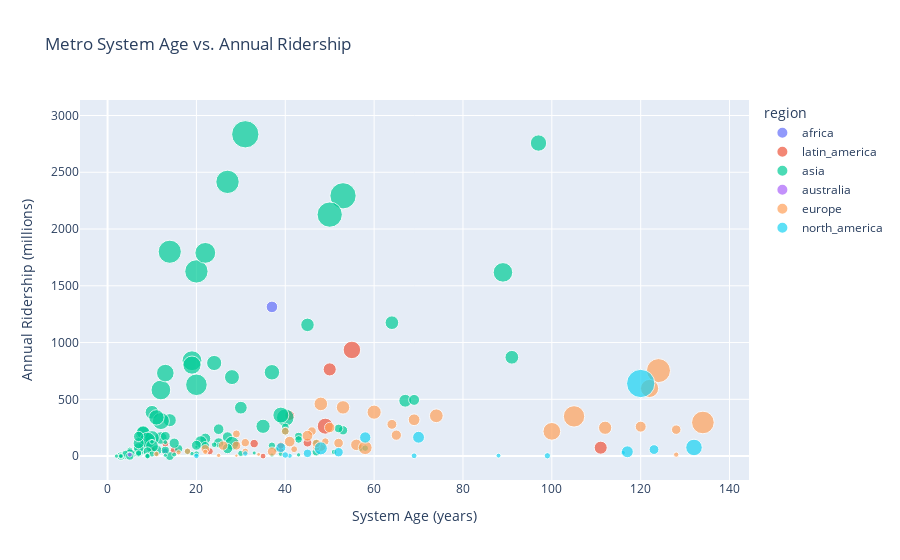

Source (notebook cell):
### Markdown cell above
# 2. Metro System Age vs. Annual Ridership #

### Code cell
import datetime

current_year = datetime.datetime.now().year

Metro_cities['system_age'] = current_year - Metro_cities['year']

fig = px.scatter(Metro_cities, x='system_age', y='annual_ridership_mill',
                 hover_name='city', color='region', size='stations',
                 labels={'system_age': 'System Age (years)',
                         'annual_ridership_mill': 'Annual Ridership (millions)',
                         'stations': 'Number of Stations'},
                 title='Metro System Age vs. Annual Ridership')
fig.show()

### Figure 1 — Plotly figure (JSON) as saved in the notebook; plotly's stock layout.template omitted (floating-point values rounded to 4 significant figures)
{"data": [{"hovertemplate": "<b>%{hovertext}</b><br><br>region=africa<br>System Age (years)=%{x}<br>Annual Ridership (millions)=%{y}<br>Number of Stations=%{marker.size}<extra></extra>", "hovertext": ["Algiers", "Cairo"], "legendgroup": "africa", "marker": {"color": "#636efa", "size": [19, 71], "sizemode": "area", "sizeref": 1.06, "symbol": "circle"}, "mode": "markers", "name": "africa", "orientation": "v", "showlegend": true, "type": "scatter", "x": [13, 37], "xaxis": "x", "y": [45.3, 1314], "yaxis": "y"}, {"hovertemplate": "<b>%{hovertext}</b><br><br>region=latin_america<br>System Age (years)=%{x}<br>Annual Ridership (millions)=%{y}<br>Number of Stations=%{marker.size}<extra></extra>", "hovertext": ["Buenos Aires", "Belo Horizonte", "Brasília", "Porto Alegre", "Recife", "Rio de Janeiro", "Salvador", "São Paulo", "Santiago", "Medellín", "Santo Domingo", "Guadalajara", "Mexico City", "Monterrey", "Panama City", "Lima", "Caracas"], "legendgroup": "latin_america", "marker": {"color": "#EF553B", "size": [90, 19, 27, 22, 28, 41, 19, 91, 136, 27, 34, 18, 163, 38, 29, 26, 52], "sizemode": "area", "sizeref": 1.06, "symbol": "circle"}, "mode": "markers", "name": "latin_america", "orientation": "v", "showlegend": true, "type": "scatter", "x": [111, 38, 23, 39, 39, 45, 10, 50, 49, 29, 15, 35, 55, 33, 10, 13, 41], "xaxis": "x", "y": [74, 54.4, 42.8, 48.1, 93.5, 118.7, 62, 763.6, 263.4, 115.4, 49.6, 0, 935.2, 109.9, 49.9, 110.4, 358], "yaxis": "y"}, {"hovertemplate": "<b>%{hovertext}</b><br><br>region=asia<br>System Age (years)=%{x}<br>Annual Ridership (millions)=%{y}<br>Number of Stations=%{marker.size}<extra></extra>", "hovertext": ["Yerevan", "Baku", "Beijing", "Changchun", "Changsha", "Changzhou", "Chengdu", "Chongqing", "Dalian", "Dongguan", "Foshan", "Fuzhou", "Guangzhou", "Guiyang", "Hangzhou", "Harbin", "Hefei", "Hohhot", "Hong Kong", "Jinan", "Kunming", "Lanzhou", "Luoyang", "Nanchang", "Nanjing", "Nanning", "Ningbo", "Qingdao", "Shanghai", "Shaoxing", "Shenyang", "Shenzhen", "Shijiazhuang", "Suzhou", "Taiyuan", "Tianjin", "Ürümqi", "Wenzhou", "Wuhan", "Wuhu", "Wuxi", "Xiamen", "Xi'an", "Xuzhou", "Zhengzhou", "Tbilisi", "Ahmedabad", "Bengaluru", "Chennai", "Delhi", "Gurgaon", "Hyderabad", "Jaipur", "Kanpur", "Kochi", "Kolkata", "Lucknow", "Mumbai", "Nagpur", "Noida", "Pune", "Jakarta", "Isfahan", "Mashhad", "Shiraz", "Tabriz", "Tehran", "Fukuoka", "Hiroshima", "Kobe", "Kyoto", "Nagoya", "Osaka", "Sapporo", "Sendai", "Tokyo", "Tokyo", "Tokyo", "Yokohama", "Yokohama", "Almaty", "Pyongyang", "Busan", "Daegu", "Daejeon", "Gwangju", "Incheon", "Seoul", "Seoul", "Seoul", "Kuala Lumpur", "Lahore", "Manila", "Manila", "Doha", "Kazan", "Moscow", "Nizhny Novgorod", "Novosibirsk", "Saint Petersburg", "Samara", "Yekaterinburg", "Singapore", "Kaohsiung", "Taipei", "Taichung", "Taoyuan", "Bangkok", "Bangkok", "Adana", "Ankara", "Bursa", "Istanbul", "İzmir", "Dubai", "Tashkent", "Hanoi"], "legendgroup": "asia", "marker": {"color": "#00cc96", "size": [10, 26, 366, 63, 100, 43, 285, 210, 80, 15, 41, 46, 290, 55, 207, 63, 122, 44, 97, 40, 84, 20, 33, 103, 175, 94, 114, 138, 396, 10, 91, 288, 60, 154, 23, 164, 21, 18, 247, 36, 87, 65, 164, 51, 126, 23, 6, 51, 42, 230, 11, 56, 11, 9, 22, 33, 21, 12, 24, 21, 10, 13, 20, 35, 20, 15, 122, 35, 21, 28, 31, 87, 100, 46, 29, 99, 142, 8, 40, 6, 9, 17, 135, 58, 22, 20, 56, 339, 86, 12, 104, 26, 33, 13, 36, 11, 203, 15, 13, 64, 10, 9, 127, 37, 119, 18, 22, 60, 53, 13, 56, 38, 107, 17, 56, 39, 12], "sizemode": "area", "sizeref": 1.06, "symbol": "circle"}, "mode": "markers", "name": "asia", "orientation": "v", "showlegend": true, "type": "scatter", "x": [43, 57, 53, 22, 10, 5, 14, 19, 21, 8, 14, 8, 27, 7, 12, 11, 8, 5, 45, 5, 12, 5, 3, 9, 19, 8, 10, 9, 31, 3, 14, 20, 7, 12, 4, 40, 6, 5, 20, 3, 10, 7, 13, 5, 11, 58, 5, 13, 9, 22, 11, 7, 9, 3, 7, 40, 7, 10, 5, 5, 2, 5, 9, 13, 10, 9, 24, 43, 30, 47, 43, 67, 91, 53, 37, 64, 97, 28, 52, 20, 13, 51, 39, 27, 18, 20, 25, 50, 30, 13, 28, 4, 40, 25, 5, 19, 89, 39, 38, 69, 37, 33, 37, 16, 28, 3, 7, 25, 20, 15, 27, 22, 35, 24, 15, 47, 3], "xaxis": "x", "y": [10.75, 72.1, 2293.0, 154.4, 385.8, 22.82, 1800, 839.8, 125.2, 35.06, 0, 94.75, 2416.0, 36.98, 582.4, 51.33, 195.1, 21.3, 1156.0, 8.68, 159.3, 52.48, 0, 135.9, 801.3, 208.4, 159.9, 139.1, 2835.0, 0, 316.3, 1627.0, 71.71, 308.6, 0.876, 338.8, 19.11, 7.01, 628.0, 0, 87.22, 114.0, 731.0, 20.94, 341.0, 69.78, 0.4, 174.2, 42, 1790, 18.3, 173, 7, 0, 17, 256, 22, 126, 4, 5, 0, 9.9, 0, 50.7, 18, 0, 820, 173.3, 24, 114.2, 146.4, 487.4, 870.4, 226.9, 91.7, 1175.0, 2757.0, 95, 243.2, 80.6, 7, 36, 361, 168, 40, 19, 116, 2127.0, 426.4, 122.5, 113.2, 20, 218.2, 96.9, 0, 21.5, 1618.0, 20.4, 58.1, 495, 8.8, 27.3, 738.4, 65.4, 695.7, 0, 28, 236.9, 95.3, 14, 66.4, 91.3, 262.3, 100, 113.6, 38.8, 0], "yaxis": "y"}, {"hovertemplate": "<b>%{hovertext}</b><br><br>region=australia<br>System Age (years)=%{x}<br>Annual Ridership (millions)=%{y}<br>Number of Stations=%{marker.size}<extra></extra>", "hovertext": ["Sydney"], "legendgroup": "australia", "marker": {"color": "#ab63fa", "size": [13], "sizemode": "area", "sizeref": 1.06, "symbol": "circle"}, "mode": "markers", "name": "australia", "orientation": "v", "showlegend": true, "type": "scatter", "x": [5], "xaxis": "x", "y": [12.9], "yaxis": "y"}, {"hovertemplate": "<b>%{hovertext}</b><br><br>region=europe<br>System Age (years)=%{x}<br>Annual Ridership (millions)=%{y}<br>Number of Stations=%{marker.size}<extra></extra>", "hovertext": ["Vienna", "Minsk", "Brussels", "Sofia", "Prague", "Copenhagen", "Helsinki", "Lille", "Lyon", "Marseille", "Paris", "Rennes", "Toulouse", "Berlin", "Hamburg", "Munich", "Nuremberg", "Athens", "Budapest", "Brescia", "Catania", "Genoa", "Milan", "Naples", "Rome", "Turin", "Amsterdam", "Rotterdam", "Oslo", "Warsaw", "Lisbon", "Bucharest", "Barcelona", "Bilbao", "Madrid", "Stockholm", "Lausanne", "Dnipro", "Kharkiv", "Kyiv", "Glasgow", "London", "London"], "legendgroup": "europe", "marker": {"color": "#FFA15A", "size": [98, 33, 59, 47, 58, 39, 25, 60, 40, 29, 306, 15, 37, 175, 93, 96, 49, 64, 48, 17, 10, 8, 106, 23, 73, 23, 39, 70, 101, 33, 56, 63, 166, 42, 242, 100, 14, 6, 30, 52, 15, 272, 45], "sizemode": "area", "sizeref": 1.06, "symbol": "circle"}, "mode": "markers", "name": "europe", "orientation": "v", "showlegend": true, "type": "scatter", "x": [48, 40, 48, 26, 50, 22, 42, 41, 46, 47, 124, 22, 31, 122, 112, 53, 52, 120, 128, 11, 25, 34, 60, 31, 69, 18, 47, 56, 58, 29, 65, 45, 100, 29, 105, 74, 16, 29, 49, 64, 128, 134, 37], "xaxis": "x", "y": [459.8, 219.3, 87.6, 92.4, 251.4, 63.7, 60.4, 127.6, 219.5, 76.6, 753, 37.2, 118.2, 596, 249.5, 429, 114.6, 259.2, 232.8, 18.7, 5.8, 15.3, 386.8, 41.1, 320, 42.5, 111.3, 99, 74, 195.4, 184.6, 179.2, 217.9, 91.6, 349.8, 355, 32.8, 3.55, 128.1, 279.5, 12.7, 296, 39.9], "yaxis": "y"}, {"hovertemplate": "<b>%{hovertext}</b><br><br>region=north_america<br>System Age (years)=%{x}<br>Annual Ridership (millions)=%{y}<br>Number of Stations=%{marker.size}<extra></extra>", "hovertext": ["Montreal", "Toronto", "Vancouver", "Atlanta", "Baltimore", "Boston", "Chicago", "Cleveland", "Los Angeles", "Miami", "New York City", "New York City", "New York City", "Philadelphia", "Philadelphia", "San Francisco/Oakland", "San Juan", "Washington, D.C."], "legendgroup": "north_america", "marker": {"color": "#19d3f3", "size": [68, 75, 53, 38, 14, 51, 145, 18, 16, 23, 424, 21, 13, 75, 13, 47, 16, 91], "sizemode": "area", "sizeref": 1.06, "symbol": "circle"}, "mode": "markers", "name": "north_america", "orientation": "v", "showlegend": true, "type": "scatter", "x": [58, 70, 39, 45, 41, 123, 132, 69, 31, 40, 120, 99, 116, 117, 88, 52, 20, 48], "xaxis": "x", "y": [164, 166, 74.5, 24.1, 2.9, 57.5, 76, 2.6, 22.8, 9.6, 639.5, 2.7, 29.7, 37.7, 3.9, 34.1, 1.1, 68.1], "yaxis": "y"}], "layout": {"autosize": true, "legend": {"itemsizing": "constant", "title": {"text": "region"}, "tracegroupgap": 0}, "title": {"text": "Metro System Age vs. Annual Ridership"}, "xaxis": {"anchor": "y", "autorange": true, "domain": [0, 1], "range": [-6.726, 146.2], "title": {"text": "System Age (years)"}, "type": "linear"}, "yaxis": {"anchor": "x", "autorange": true, "domain": [0, 1], "range": [-290.2, 3322.0], "title": {"text": "Annual Ridership (millions)"}, "type": "linear"}}}
